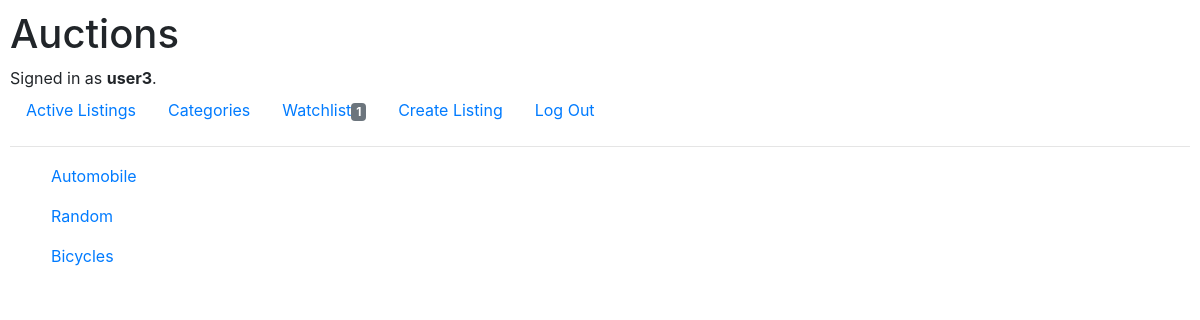
The page /categories (signed in) on the database as committed earlier.
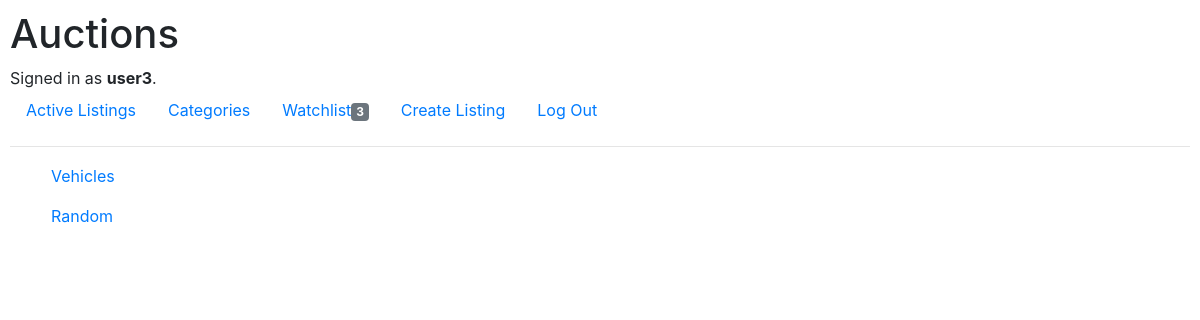
The same page on the database as committed later.
### auctions/models.py (models this page shows, shortened)
class User(AbstractUser):
    pass

class Listing(models.Model):
    title = models.CharField(max_length=80)
    description = models.CharField(max_length=800)
    starting_bid = models.DecimalField(null=True, max_digits=10, decimal_places=2)
    current_bid = models.ForeignKey(Bid, null=True, blank=True, on_delete=models.CASCADE, related_name="bids")
    img_url = models.URLField(null=True, blank=True)
    category = models.CharField(max_length=80)
    created = models.DateTimeField(auto_now=True)
    seller = models.ForeignKey(User, null=True, on_delete=models.CASCADE)
    winner = models.ForeignKey(User, null=True, blank=True, on_delete=models.CASCADE, related_name="winners")
    closed = models.BooleanField(default=False)

### auctions/views.py (the view)
# urls.py: path('categories', views.categories, name="categories"),
def categories(request):
    listings = Listing.objects.all()
    categories = []
    if request.user.is_authenticated:
        current_user = request.user.id
        count = Watchlist.objects.filter(owner=current_user).count()
    else:
        count = None
    for listing in listings:
        category = listing.category
        categories.append(category)
    categories = list(set(categories))
    return render(request, "auctions/categories.html", {
        "categories": categories,
        "count": count
    })

### auctions/templates/auctions/categories.html
{% extends "auctions/layout.html" %}
{% block body %}
<div class="container-fluid">
    {% for category in categories %}
        <ul><a href="/category_listings/{{ category }}">{{ category }}</a></ul>
    {% endfor %}
</div>
{% endblock %}

### auctions/templates/auctions/layout.html (shortened to what this page needs)
{% load static %}
<!DOCTYPE html>
<html lang="en">
    <head>
        <link rel="stylesheet" href="https://stackpath.bootstrapcdn.com/bootstrap/4.4.1/css/bootstrap.min.css">
        <link href="{% static 'auctions/styles.css' %}" rel="stylesheet">
    </head>
    <body>
        <h1>Auctions</h1>
        <div>
            {% if user.is_authenticated %}
                Signed in as <strong>{{ user.username }}</strong>.
            {% else %}
                Not signed in.
            {% endif %}
        </div>
        <ul class="nav">
            <li class="nav-item">
                <a class="nav-link" href="{% url 'index' %}">Active Listings</a>
            </li>
               <li class="nav-item">
                <a class="nav-link" href="{% url 'categories' %}">Categories</a>
               </li>
            {% if user.is_authenticated %}
               <li class="nav-item">
                    <a class="nav-link" href="{% url 'watchlist' %}">Watchlist<span class="badge badge-secondary">{{ count }}</span></a>
               </li>
                <li class="nav-item">
                    <a class="nav-link" href="{% url 'new_listing' %}">Create Listing</a>
                </li>
                <li class="nav-item">
                    <a class="nav-link" href="{% url 'logout' %}">Log Out</a>
                </li>
            {% endif %}
        </ul>
        <hr>
        {% block body %}
        {% endblock %}
    </body>
</html>

### auctions/static/auctions/styles.css (style rules this page uses)
body { padding: 10px; }
.container-fluid { padding: 1px; }

Rows that differ between the two databases and show on the page:
removed Listing: categories "Bicycles"
changed Listing: category "Automobile" → "Vehicles" (drawn)
Other text that changed with them:
{{ count }}: "1" → "3"
new list line: "Vehicles"
list line gone: "Automobile"
